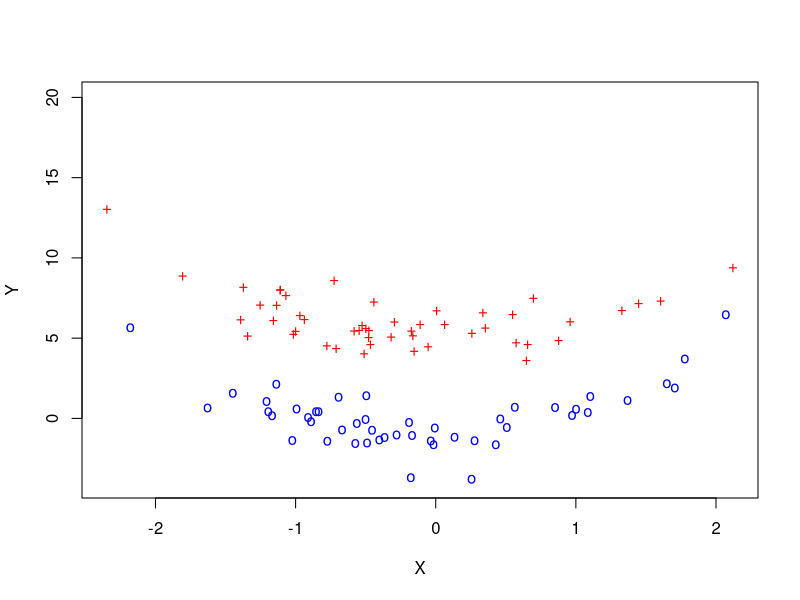
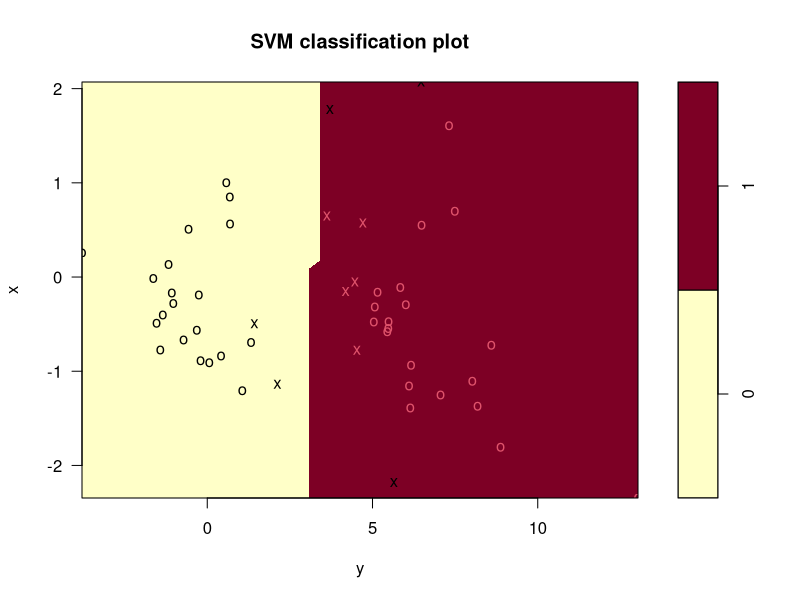
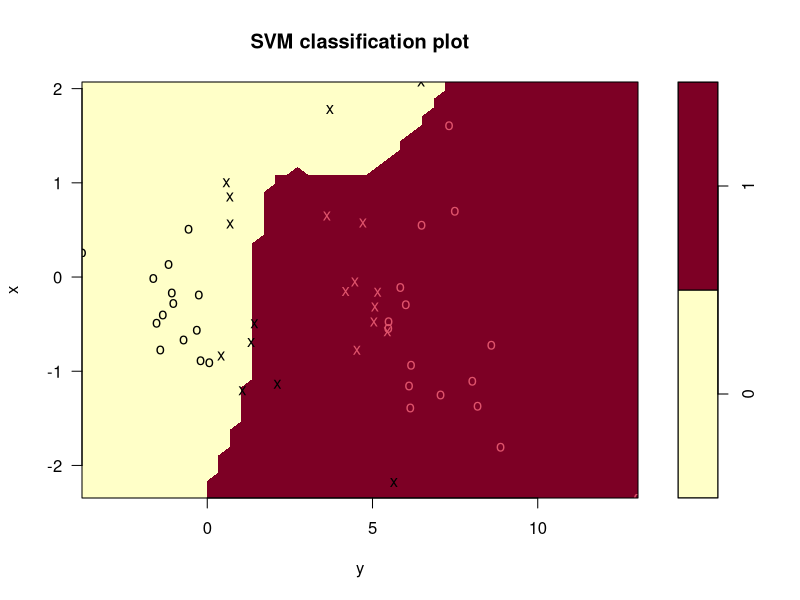
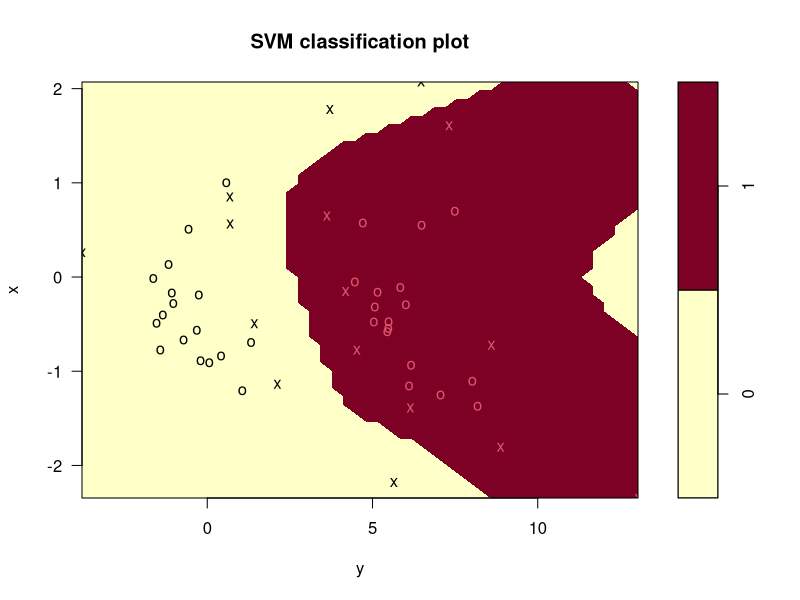
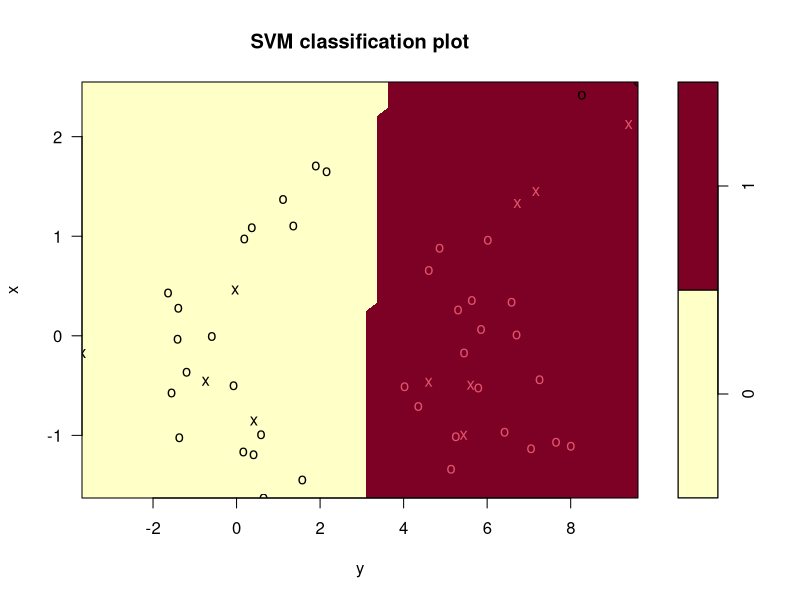
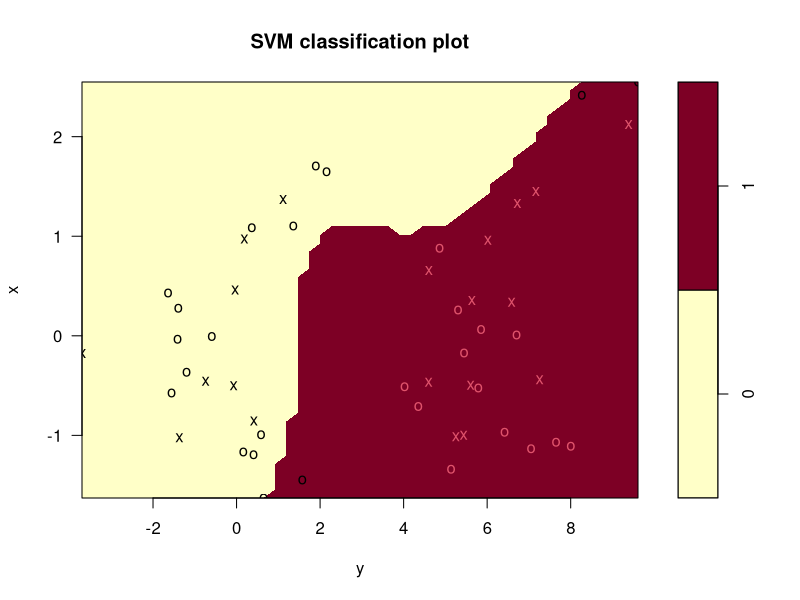
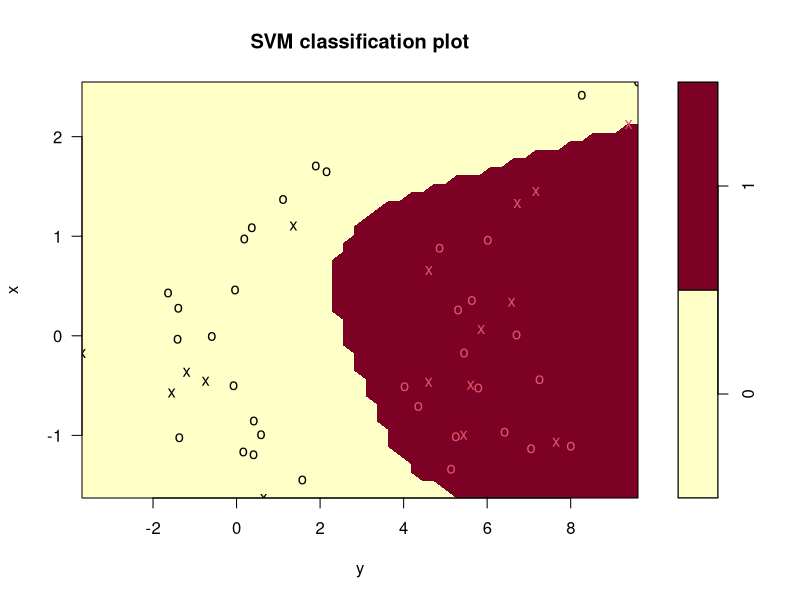

These charts were generated, in order, by the following R code: (Note: this script raises an error after producing the figures.)
# Section 9.7, Page 369, Question 4

set.seed(1234)
x = rnorm(100)
y=exp(x)+exp(-x) + rnorm(100)
train = sample(100, 50)
y[train] = y[train] + 3
y[-train] = y[-train] - 3

# Plot using different colors
plot(x[train], y[train], pch="+", lwd=4, col="red", ylim=c(-4, 20), xlab="X", ylab="Y")
points(x[-train], y[-train], pch="o", lwd=4, col="blue")

#The plot clearly shows non-linear separation. 

#create both train and test dataframes by taking half of +ve and -ve classes 
#and create a new z vector of 0 and 1 for classes.

set.seed(123)
z = rep(0, 100)
z[train] = 1

# Take 25 observations each from train and -train
final_train = c(sample(train, 25), sample(setdiff(1:100, train), 25))
data_train = data.frame(x=x[final_train], y=y[final_train], z=as.factor(z[final_train]))
data_test = data.frame(x=x[-final_train], y=y[-final_train], z=as.factor(z[-final_train]))

library(e1071)
svm_linear = svm(z~., data=data_train, kernel="linear", cost=10)
plot(svm_linear, data_train)
table(z[final_train], predict(svm_linear, data_train))

#The plot shows the linear boundary. The classifier makes 10% classification errors 

#Train an SVM with polynomial kernel
set.seed(1325)
svm_poly = svm(z~., data=data_train, kernel="polynomial", cost=10)
plot(svm_poly, data_train)
table(z[final_train], predict(svm_poly, data_train))

#This is a default polynomial kernel with degree 3. It makes 22% errors on train data.


#SVM with radial basis kernel with gamma of 1.
set.seed(921)
svm_radial = svm(z~., data=data_train, kernel="radial", gamma=1, cost=10)
plot(svm_radial, data_train)
table(z[final_train], predict(svm_radial, data_train))
#This classifier perfectly classifies train data!.


#On Test data, errors look like.

plot(svm_linear, data_test)
table(z[-final_train], predict(svm_linear, data_test))
plot(svm_poly, data_test)
table(z[-final_train], predict(svm_poly, data_test))
plot(svm_radial, data_test)
table(z[-final_train], predict(svm_radial, data.test))

#The tables show that linear, polynomial and radial basis kernels classify 6, 14, and 0 
#test points incorrectly respectively. 
#Radial basis kernel is the best .
